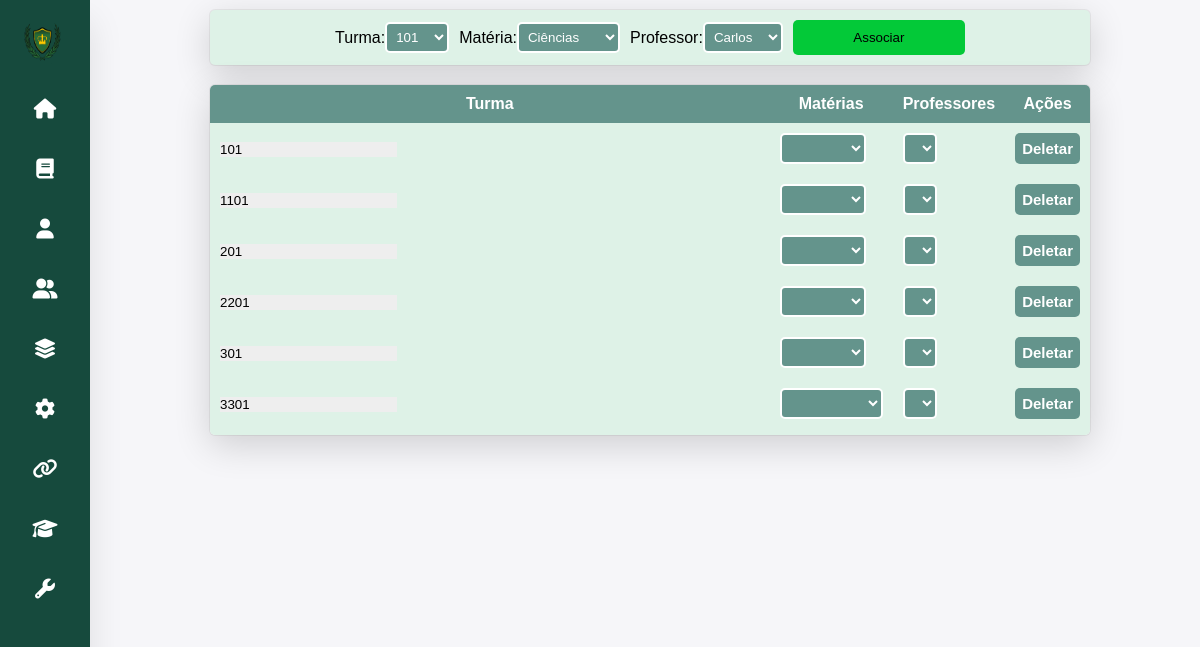
The app's page /escola/admin/associarmaterias/associar.php (signed in) with its own data.
### tables this page shows
CREATE TABLE `turmas` (
  `id` int(12) NOT NULL,
  `turma` char(20) NOT NULL,
  `serie_id` int(12) NOT NULL
);

### escola/admin/associarmaterias/associar.php (the view, shortened to what this page needs)
<!DOCTYPE html>
<html lang="pt-BR">
<head>
    <link rel="stylesheet" href="associar.css">
</head>
<body>
    <?php
        require '../../connect/connect.php';
        require "../functions/navbar.php";
    ?>
    <main>
        <div class="box">
            <form action="assoc.php" method="post" id="form">
                <div class="box-inputs">
                    <div class="inputs">
                        <span>Turma:</span>
                        <select name="turma" required="true">
                            <?php
                                $sql = "SELECT * FROM turmas ORDER BY turma ASC;";
                                $result = mysqli_query($conn, $sql);
                                while($row = mysqli_fetch_assoc($result)){
                                    echo "<option value='{$row["id"]}'>" . $row['turma'] . "</option>";
                                }
                            ?>
                        </select>
                        <span>Matéria:</span>
                        <select name="materia" id="materia" required="true">
                            <?php
                                $sql = "SELECT * FROM materias ORDER BY materia ASC;";
                                $result = mysqli_query($conn, $sql);
                                while($row = mysqli_fetch_assoc($result)){
                                    echo "<option value='{$row["id"]}'>" . $row['materia'] . "</option>";
                                }
                            ?>
                        </select>
                        <span>Professor:</span>
                        <select name="professor" id="professor" required="true">
                            <?php
                                $sql = "SELECT * FROM professor ORDER BY login ASC;";
                                $result = mysqli_query($conn, $sql);
                                while($row = mysqli_fetch_assoc($result)){
                                    echo "<option value='{$row["proid"]}'>" . $row['login'] . "</option>";
                                }
                            ?>
                        </select>
                        <button type="submit">Associar</button>
                    </div>
                </div>
            </form>
            <div class="table-container">
        <?php
                echo "<table class='scrollable-table'>";
                echo "<tr><td class='title'>Turma</td><td class='title'>Matérias</td><td class='title'>Professores</td><td class='title'>Ações</td></tr>";
                $sql_turmas = "SELECT * FROM turmas WHERE id IN (SELECT DISTINCT turma FROM turma_materia);";
                $result_turmas = mysqli_query($conn, $sql_turmas);
                while ($row_turma = mysqli_fetch_assoc($result_turmas)) {
                    echo "<tr>";
                    echo "<td><input value='{$row_turma['turma']}' class='turma' name='turma' readonly='true' id='turma'></td>";
                    echo "<td>";
                    $sql_materias = "SELECT materia FROM materias WHERE id IN (SELECT materia FROM turma_materia WHERE turma = '{$row_turma['id']}') ORDER BY materia ASC;";
                    $result_materias = mysqli_query($conn, $sql_materias);
                    echo "<select id='select-materia'>";
                    echo "<option value='nothing'></option>";
                    while ($row_materia = mysqli_fetch_assoc($result_materias)) {
                        echo "<option value='{$row_materia['materia']}'>{$row_materia['materia']}</option>";
                    }
                    echo "</select>";
                    echo "</td>";
                    echo "<td>";
                    echo "<select id='select-professor' required='true'>";
                    echo "</select>";
                    echo "</td>";
                    echo "<td class='td-deletar'>";
                    echo "<button id='deletar'>Deletar</button>";
                    echo "</td>";
                    echo "</tr>";
                }
                echo "</table>";
            ?>
        </div>
        </div>
    </main>
</body>
</html>

### escola/admin/associarmaterias/associar.css (style rules this page uses)
* { padding: 0; margin: 0; box-sizing: border-box; font-family: sans-serif; text-decoration: none; }
body { background: #f6f6f9; }
.box { margin-left: 100px; }
.scrollable-table { display: block; max-height: 350px; overflow: auto; overflow-x: hidden; }
.table-container { display: flex; align-items: center; justify-content: center; width: 100%; height: 100%; }
table { display: flex; align-items: center; justify-content: center; background-color: #def2e7; margin-top: 10px; margin-bottom: 10px; min-width: 80%; border-radius: 5px; box-shadow: rgba(0, 0, 0, 0.16) 0px 10px 36px 0px, rgba(0, 0, 0, 0.06) 0px 0px 0px 1px; border-collapse: collapse; border-spacing: 0; }
table td { background-color: #def2e7; border: 0; padding: 10px; width: 100%; }
table td select { padding: 5px; border-radius: 5px; border: 0; background-color: #64948c; color: white; border: 2px solid #fff; }
.title { text-align: center; font-weight: bold; }
#form { display: flex; align-items: center; justify-content: center; width: 100%; height: 100%; }
.box-inputs { display: flex; align-items: center; justify-content: center; background-color: #def2e7; margin-top: 10px; margin-bottom: 10px; padding: 10px; min-width: 80%; border-radius: 5px; box-shadow: rgba(0, 0, 0, 0.16) 0px 10px 36px 0px, rgba(0, 0, 0, 0.06) 0px 0px 0px 1px; }
.box-inputs select { padding: 5px; border-radius: 5px; border: 0; background-color: #64948c; color: white; border: 2px solid #fff; margin-right: 10px; }
.box-inputs button { width: 20%; background-color: #03c938; padding: 10px; border-radius: 5px; border: 0; }
.inputs { width: 100%; display: flex; align-items: center; justify-content: center; }
.turma { background-color: #eee; border: 0; }
#deletar { background-color: #64948c; font-weight: bold; font-size: 15px; color: #fff; padding: 7px; border-radius: 5px; border: 0; }
.td-deletar { background-color: inherit; }
.title { background-color: #64948c; color: white; padding: 10px; }

### records on screen
turmas: turma "101"
turmas: turma "1101"
turmas: turma "201"
turmas: turma "2201"
turmas: turma "301"
turmas: turma "3301"

### other values on screen
form field turma "101"
form field materia "Ciências"
form field professor "Carlos"
